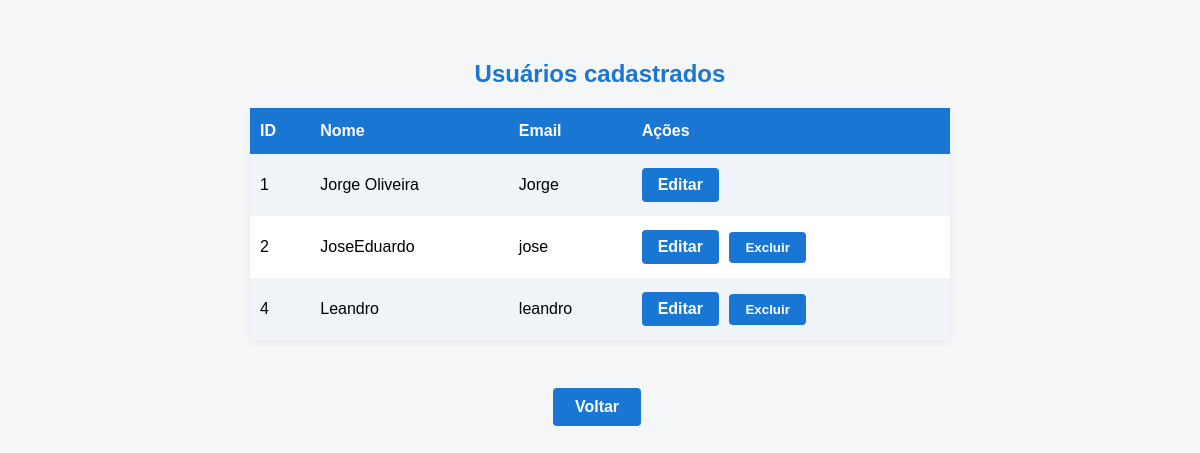
The page /admin/usuarios (signed in) on the database as committed earlier.
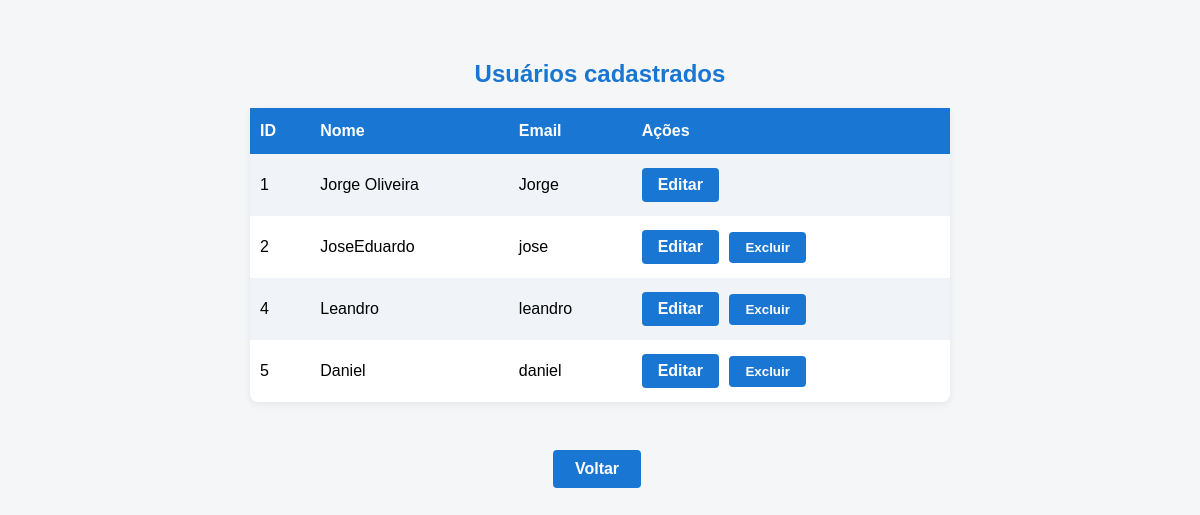
The same page on the database as committed later.
### tables this page shows
CREATE TABLE usuarios (
                    id INTEGER PRIMARY KEY AUTOINCREMENT,
                    nome TEXT NOT NULL,
                    email TEXT UNIQUE NOT NULL,
                    senha TEXT NOT NULL);

### app.py (the view)
@app.route('/admin/usuarios')
def admin_usuarios():
    if 'usuario_id' not in session or session['usuario_id'] != 1:
        flash('Acesso restrito!', 'error')
        return redirect(url_for('dashboard'))
    conn = sqlite3.connect(DB_PATH)
    c = conn.cursor()
    c.execute("SELECT id, nome, email FROM usuarios")
    usuarios = c.fetchall()
    conn.close()
    return render_template('admin_usuarios.html', usuarios=usuarios)

### app.py (called while the page is built)
def init_db():
    conn = sqlite3.connect(DB_PATH)
    c = conn.cursor()
    c.execute('''CREATE TABLE IF NOT EXISTS usuarios (
                    id INTEGER PRIMARY KEY AUTOINCREMENT,
                    nome TEXT NOT NULL,
                    email TEXT UNIQUE NOT NULL,
                    senha TEXT NOT NULL)''')
    c.execute('''CREATE TABLE IF NOT EXISTS registros (
                    id INTEGER PRIMARY KEY AUTOINCREMENT,
                    usuario_id INTEGER,
                    semana TEXT,
                    treinou_qtd INTEGER,
                    fez_dieta INTEGER,
                    bebeu INTEGER,
                    pontos INTEGER,
                    FOREIGN KEY(usuario_id) REFERENCES usuarios(id))''')
    conn.commit()
    conn.close()

@app.before_request
def setup():
    if not os.path.exists('banco.db'):
        init_db()

### templates/admin_usuarios.html (shortened to what this page needs)
<!DOCTYPE html>
<html lang="pt-br">
<head>
</head>
<body>
  <h2>Usuários cadastrados</h2>
  <table>
    <tr>
      <th>ID</th>
      <th>Nome</th>
      <th>Email</th>
      <th>Ações</th>
    </tr>
    {% for usuario in usuarios %}
    <tr>
      <td>{{ usuario[0] }}</td>
      <td>{{ usuario[1] }}</td>
      <td>{{ usuario[2] }}</td>
      <td>
        <a href="{{ url_for('editar_usuario', usuario_id=usuario[0]) }}">Editar</a>
        {% if usuario[0] != 1 %}
        <form method="POST" action="{{ url_for('excluir_usuario', usuario_id=usuario[0]) }}" style="display:inline;">
          <button type="submit" onclick="return confirm('Tem certeza que deseja excluir este usuário?');">Excluir</button>
        </form>
        {% endif %}
      </td>
    </tr>
    {% endfor %}
  </table>
  <a href="{{ url_for('dashboard') }}" class="voltar">Voltar</a>
</body>
</html>

### templates/admin_usuarios.html (style rules this page uses)
body { font-family: Arial, sans-serif; background: #f4f6f8; margin: 0; padding: 0; display: flex; flex-direction: column; align-items: center; min-height: 100vh; }
h2 { margin-top: 60px; color: #1976d2; }
table { background: #fff; border-radius: 8px; box-shadow: 0 2px 8px rgba(0,0,0,0.07); margin-bottom: 30px; width: 95%; max-width: 700px; border-collapse: collapse; font-size: 1em; }
th, td { padding: 14px 10px; text-align: left; }
th { background: #1976d2; color: #fff; font-weight: 600; }
tr:nth-child(even) { background: #f0f4f8; }
a, button { display: inline-block; padding: 8px 16px; background: #1976d2; color: #fff; text-decoration: none; border-radius: 4px; font-weight: 600; border: none; cursor: pointer; transition: background 0.2s; margin-right: 6px; }
.voltar { margin-top: 18px; padding: 10px 22px; text-align: center; }
form { display: inline; }

Rows that differ between the two databases and show on the page:
added usuarios: id "5", nome "Daniel", email "daniel"
